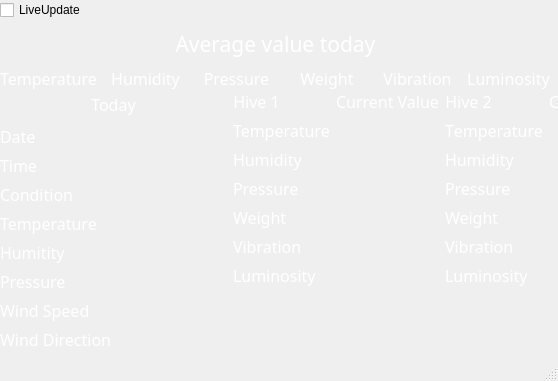
<?xml version="1.0" encoding="UTF-8"?>
<ui version="4.0">
 <class>MainWindow</class>
 <widget class="QMainWindow" name="MainWindow">
  <property name="enabled">
   <bool>true</bool>
  </property>
  <property name="geometry">
   <rect>
    <x>0</x>
    <y>0</y>
    <width>558</width>
    <height>381</height>
   </rect>
  </property>
  <property name="sizePolicy">
   <sizepolicy hsizetype="Fixed" vsizetype="Fixed">
    <horstretch>0</horstretch>
    <verstretch>0</verstretch>
   </sizepolicy>
  </property>
  <property name="minimumSize">
   <size>
    <width>558</width>
    <height>381</height>
   </size>
  </property>
  <property name="maximumSize">
   <size>
    <width>558</width>
    <height>381</height>
   </size>
  </property>
  <property name="windowTitle">
   <string>BeesWorld</string>
  </property>
  <property name="styleSheet">
   <string notr="true"/>
  </property>
  <widget class="QWidget" name="centralwidget">
   <widget class="QWidget" name="verticalLayoutWidget">
    <property name="geometry">
     <rect>
      <x>0</x>
      <y>0</y>
      <width>551</width>
      <height>118</height>
     </rect>
    </property>
    <layout class="QVBoxLayout" name="verticalLayout_11">
     <property name="sizeConstraint">
      <enum>QLayout::SetDefaultConstraint</enum>
     </property>
     <property name="topMargin">
      <number>0</number>
     </property>
     <item>
      <layout class="QHBoxLayout" name="horizontalLayout_3">
       <item>
        <widget class="QCheckBox" name="checkBox">
         <property name="text">
          <string>LiveUpdate</string>
         </property>
        </widget>
       </item>
      </layout>
     </item>
     <item>
      <widget class="QLabel" name="label">
       <property name="enabled">
        <bool>true</bool>
       </property>
       <property name="maximumSize">
        <size>
         <width>16777215</width>
         <height>1500</height>
        </size>
       </property>
       <property name="font">
        <font>
         <family>Harrington</family>
         <pointsize>16</pointsize>
        </font>
       </property>
       <property name="autoFillBackground">
        <bool>false</bool>
       </property>
       <property name="styleSheet">
        <string notr="true">color: white</string>
       </property>
       <property name="locale">
        <locale language="Russian" country="Russia"/>
       </property>
       <property name="text">
        <string>Average value today</string>
       </property>
       <property name="alignment">
        <set>Qt::AlignCenter</set>
       </property>
      </widget>
     </item>
     <item>
      <layout class="QHBoxLayout" name="horizontalLayout_17">
       <item>
        <layout class="QVBoxLayout" name="verticalLayout_16">
         <item>
          <widget class="QLabel" name="temperature_main">
           <property name="font">
            <font>
             <family>Jokerman</family>
             <pointsize>12</pointsize>
            </font>
           </property>
           <property name="styleSheet">
            <string notr="true">color: white</string>
           </property>
           <property name="text">
            <string>Temperature</string>
           </property>
           <property name="alignment">
            <set>Qt::AlignCenter</set>
           </property>
          </widget>
         </item>
         <item>
          <widget class="QLabel" name="val_mean_temp">
           <property name="font">
            <font>
             <family>Old English Text MT</family>
             <pointsize>12</pointsize>
            </font>
           </property>
           <property name="styleSheet">
            <string notr="true">color: white</string>
           </property>
           <property name="text">
            <string/>
           </property>
           <property name="alignment">
            <set>Qt::AlignCenter</set>
           </property>
          </widget>
         </item>
        </layout>
       </item>
       <item>
        <layout class="QVBoxLayout" name="verticalLayout_17">
         <item>
          <widget class="QLabel" name="humidity_main">
           <property name="font">
            <font>
             <family>Jokerman</family>
             <pointsize>12</pointsize>
            </font>
           </property>
           <property name="styleSheet">
            <string notr="true">color: white</string>
           </property>
           <property name="text">
            <string>Humidity</string>
           </property>
           <property name="alignment">
            <set>Qt::AlignCenter</set>
           </property>
          </widget>
         </item>
         <item>
          <widget class="QLabel" name="val_mean_humid">
           <property name="font">
            <font>
             <family>Old English Text MT</family>
             <pointsize>12</pointsize>
            </font>
           </property>
           <property name="styleSheet">
            <string notr="true">color: white</string>
           </property>
           <property name="text">
            <string/>
           </property>
           <property name="alignment">
            <set>Qt::AlignCenter</set>
           </property>
          </widget>
         </item>
        </layout>
       </item>
       <item>
        <layout class="QVBoxLayout" name="verticalLayout_13">
         <item>
          <widget class="QLabel" name="pressure_main">
           <property name="font">
            <font>
             <family>Jokerman</family>
             <pointsize>12</pointsize>
            </font>
           </property>
           <property name="styleSheet">
            <string notr="true">color: white</string>
           </property>
           <property name="text">
            <string>Pressure</string>
           </property>
           <property name="alignment">
            <set>Qt::AlignCenter</set>
           </property>
          </widget>
         </item>
         <item>
          <widget class="QLabel" name="val_mean_pres">
           <property name="font">
            <font>
             <family>Old English Text MT</family>
             <pointsize>12</pointsize>
            </font>
           </property>
           <property name="styleSheet">
            <string notr="true">color: white</string>
           </property>
           <property name="text">
            <string/>
           </property>
           <property name="textFormat">
            <enum>Qt::AutoText</enum>
           </property>
           <property name="alignment">
            <set>Qt::AlignCenter</set>
           </property>
          </widget>
         </item>
        </layout>
       </item>
       <item>
        <layout class="QVBoxLayout" name="verticalLayout_14">
         <item>
          <widget class="QLabel" name="weight_main">
           <property name="font">
            <font>
             <family>Jokerman</family>
             <pointsize>12</pointsize>
            </font>
           </property>
           <property name="styleSheet">
            <string notr="true">color: white</string>
           </property>
           <property name="text">
            <string>Weight</string>
           </property>
           <property name="alignment">
            <set>Qt::AlignCenter</set>
           </property>
          </widget>
         </item>
         <item>
          <widget class="QLabel" name="val_mean_weig">
           <property name="font">
            <font>
             <family>Old English Text MT</family>
             <pointsize>12</pointsize>
            </font>
           </property>
           <property name="styleSheet">
            <string notr="true">color: white</string>
           </property>
           <property name="text">
            <string/>
           </property>
           <property name="alignment">
            <set>Qt::AlignCenter</set>
           </property>
          </widget>
         </item>
        </layout>
       </item>
       <item>
        <layout class="QVBoxLayout" name="verticalLayout_12">
         <item>
          <widget class="QLabel" name="vibration_main">
           <property name="font">
            <font>
             <family>Jokerman</family>
             <pointsize>12</pointsize>
            </font>
           </property>
           <property name="styleSheet">
            <string notr="true">color: white</string>
           </property>
           <property name="text">
            <string>Vibration</string>
           </property>
           <property name="alignment">
            <set>Qt::AlignCenter</set>
           </property>
          </widget>
         </item>
         <item>
          <widget class="QLabel" name="val_mean_vibr">
           <property name="font">
            <font>
             <family>Old English Text MT</family>
             <pointsize>12</pointsize>
            </font>
           </property>
           <property name="styleSheet">
            <string notr="true">color: white</string>
           </property>
           <property name="text">
            <string/>
           </property>
           <property name="alignment">
            <set>Qt::AlignCenter</set>
           </property>
          </widget>
         </item>
        </layout>
       </item>
       <item>
        <layout class="QVBoxLayout" name="verticalLayout_15">
         <item>
          <widget class="QLabel" name="luminosity_main">
           <property name="font">
            <font>
             <family>Jokerman</family>
             <pointsize>12</pointsize>
            </font>
           </property>
           <property name="styleSheet">
            <string notr="true">color: white</string>
           </property>
           <property name="text">
            <string>Luminosity</string>
           </property>
           <property name="alignment">
            <set>Qt::AlignCenter</set>
           </property>
          </widget>
         </item>
         <item>
          <widget class="QLabel" name="val_mean_lum">
           <property name="font">
            <font>
             <family>Old English Text MT</family>
             <pointsize>12</pointsize>
            </font>
           </property>
           <property name="styleSheet">
            <string notr="true">color: white</string>
           </property>
           <property name="text">
            <string/>
           </property>
           <property name="alignment">
            <set>Qt::AlignCenter</set>
           </property>
          </widget>
         </item>
        </layout>
       </item>
      </layout>
     </item>
    </layout>
   </widget>
   <widget class="QWidget" name="horizontalLayoutWidget">
    <property name="geometry">
     <rect>
      <x>0</x>
      <y>90</y>
      <width>652</width>
      <height>261</height>
     </rect>
    </property>
    <layout class="QHBoxLayout" name="horizontalLayout">
     <item>
      <layout class="QVBoxLayout" name="verticalLayout">
       <item>
        <widget class="QLabel" name="label_2">
         <property name="font">
          <font>
           <family>Lucida Handwriting</family>
           <pointsize>12</pointsize>
          </font>
         </property>
         <property name="styleSheet">
          <string notr="true">color: white</string>
         </property>
         <property name="text">
          <string>Today</string>
         </property>
         <property name="alignment">
          <set>Qt::AlignCenter</set>
         </property>
        </widget>
       </item>
       <item>
        <layout class="QFormLayout" name="formLayout_3">
         <item row="0" column="0">
          <widget class="QLabel" name="label_3">
           <property name="font">
            <font>
             <family>Pristina</family>
             <pointsize>12</pointsize>
            </font>
           </property>
           <property name="styleSheet">
            <string notr="true">color: white</string>
           </property>
           <property name="text">
            <string>Date</string>
           </property>
          </widget>
         </item>
         <item row="0" column="1">
          <widget class="QLabel" name="yandex_data">
           <property name="font">
            <font>
             <family>Old English Text MT</family>
             <pointsize>12</pointsize>
            </font>
           </property>
           <property name="styleSheet">
            <string notr="true">color: white</string>
           </property>
           <property name="text">
            <string/>
           </property>
          </widget>
         </item>
         <item row="1" column="0">
          <widget class="QLabel" name="label_4">
           <property name="font">
            <font>
             <family>Pristina</family>
             <pointsize>12</pointsize>
            </font>
           </property>
           <property name="styleSheet">
            <string notr="true">color: white</string>
           </property>
           <property name="text">
            <string>Time</string>
           </property>
          </widget>
         </item>
         <item row="1" column="1">
          <widget class="QLabel" name="yandex_time">
           <property name="font">
            <font>
             <family>Old English Text MT</family>
             <pointsize>12</pointsize>
            </font>
           </property>
           <property name="styleSheet">
            <string notr="true">color: white</string>
           </property>
           <property name="text">
            <string/>
           </property>
          </widget>
         </item>
         <item row="2" column="0">
          <widget class="QLabel" name="label_5">
           <property name="font">
            <font>
             <family>Pristina</family>
             <pointsize>12</pointsize>
            </font>
           </property>
           <property name="styleSheet">
            <string notr="true">color: white</string>
           </property>
           <property name="text">
            <string>Condition</string>
           </property>
          </widget>
         </item>
         <item row="2" column="1">
          <widget class="QLabel" name="yandex_condit">
           <property name="font">
            <font>
             <family>Old English Text MT</family>
             <pointsize>12</pointsize>
            </font>
           </property>
           <property name="styleSheet">
            <string notr="true">color: white</string>
           </property>
           <property name="text">
            <string/>
           </property>
          </widget>
         </item>
         <item row="3" column="0">
          <widget class="QLabel" name="label_6">
           <property name="font">
            <font>
             <family>Pristina</family>
             <pointsize>12</pointsize>
            </font>
           </property>
           <property name="styleSheet">
            <string notr="true">color: white</string>
           </property>
           <property name="text">
            <string>Temperature</string>
           </property>
          </widget>
         </item>
         <item row="3" column="1">
          <widget class="QLabel" name="yandex_temp">
           <property name="font">
            <font>
             <family>Old English Text MT</family>
             <pointsize>12</pointsize>
            </font>
           </property>
           <property name="styleSheet">
            <string notr="true">color: white</string>
           </property>
           <property name="text">
            <string/>
           </property>
          </widget>
         </item>
         <item row="4" column="0">
          <widget class="QLabel" name="label_7">
           <property name="font">
            <font>
             <family>Pristina</family>
             <pointsize>12</pointsize>
            </font>
           </property>
           <property name="styleSheet">
            <string notr="true">color: white</string>
           </property>
           <property name="text">
            <string>Humitity</string>
           </property>
          </widget>
         </item>
         <item row="4" column="1">
          <widget class="QLabel" name="yandex_hum">
           <property name="font">
            <font>
             <family>Old English Text MT</family>
             <pointsize>12</pointsize>
            </font>
           </property>
           <property name="styleSheet">
            <string notr="true">color: white</string>
           </property>
           <property name="text">
            <string/>
           </property>
          </widget>
         </item>
         <item row="5" column="0">
          <widget class="QLabel" name="label_8">
           <property name="font">
            <font>
             <family>Pristina</family>
             <pointsize>12</pointsize>
            </font>
           </property>
           <property name="styleSheet">
            <string notr="true">color: white</string>
           </property>
           <property name="text">
            <string>Pressure</string>
           </property>
          </widget>
         </item>
         <item row="5" column="1">
          <widget class="QLabel" name="yandex_pres">
           <property name="font">
            <font>
             <family>Old English Text MT</family>
             <pointsize>12</pointsize>
            </font>
           </property>
           <property name="styleSheet">
            <string notr="true">color: white</string>
           </property>
           <property name="text">
            <string/>
           </property>
          </widget>
         </item>
         <item row="6" column="0">
          <widget class="QLabel" name="label_9">
           <property name="font">
            <font>
             <family>Pristina</family>
             <pointsize>12</pointsize>
            </font>
           </property>
           <property name="styleSheet">
            <string notr="true">color: white</string>
           </property>
           <property name="text">
            <string>Wind Speed</string>
           </property>
          </widget>
         </item>
         <item row="6" column="1">
          <widget class="QLabel" name="yandex_speed">
           <property name="font">
            <font>
             <family>Old English Text MT</family>
             <pointsize>12</pointsize>
            </font>
           </property>
           <property name="styleSheet">
            <string notr="true">color: white</string>
           </property>
           <property name="text">
            <string/>
           </property>
          </widget>
         </item>
         <item row="7" column="0">
          <widget class="QLabel" name="label_11">
           <property name="font">
            <font>
             <family>Pristina</family>
             <pointsize>12</pointsize>
            </font>
           </property>
           <property name="styleSheet">
            <string notr="true">color: white</string>
           </property>
           <property name="text">
            <string>Wind Direction</string>
           </property>
          </widget>
         </item>
         <item row="7" column="1">
          <widget class="QLabel" name="yandex_vect">
           <property name="font">
            <font>
             <family>Old English Text MT</family>
             <pointsize>12</pointsize>
            </font>
           </property>
           <property name="styleSheet">
            <string notr="true">color: white</string>
           </property>
           <property name="text">
            <string/>
           </property>
          </widget>
         </item>
        </layout>
       </item>
      </layout>
     </item>
     <item>
      <layout class="QHBoxLayout" name="horizontalLayout_19">
       <item>
        <layout class="QFormLayout" name="formLayout">
         <item row="0" column="0">
          <widget class="QLabel" name="ulei_1">
           <property name="font">
            <font>
             <family>Lucida Handwriting</family>
             <pointsize>12</pointsize>
            </font>
           </property>
           <property name="styleSheet">
            <string notr="true">color: white</string>
           </property>
           <property name="text">
            <string>Hive 1</string>
           </property>
           <property name="alignment">
            <set>Qt::AlignCenter</set>
           </property>
          </widget>
         </item>
         <item row="0" column="1">
          <widget class="QLabel" name="label_10">
           <property name="font">
            <font>
             <family>Lucida Handwriting</family>
             <pointsize>12</pointsize>
            </font>
           </property>
           <property name="styleSheet">
            <string notr="true">color: white</string>
           </property>
           <property name="text">
            <string>Current Value</string>
           </property>
          </widget>
         </item>
         <item row="2" column="0">
          <widget class="QLabel" name="humidity_1">
           <property name="font">
            <font>
             <family>Pristina</family>
             <pointsize>12</pointsize>
            </font>
           </property>
           <property name="styleSheet">
            <string notr="true">color: white</string>
           </property>
           <property name="text">
            <string>Humidity</string>
           </property>
          </widget>
         </item>
         <item row="3" column="0">
          <widget class="QLabel" name="pressure_1">
           <property name="font">
            <font>
             <family>Pristina</family>
             <pointsize>12</pointsize>
            </font>
           </property>
           <property name="styleSheet">
            <string notr="true">color: white</string>
           </property>
           <property name="text">
            <string>Pressure</string>
           </property>
          </widget>
         </item>
         <item row="4" column="0">
          <widget class="QLabel" name="weight_1">
           <property name="font">
            <font>
             <family>Pristina</family>
             <pointsize>12</pointsize>
            </font>
           </property>
           <property name="styleSheet">
            <string notr="true">color: white</string>
           </property>
           <property name="text">
            <string>Weight</string>
           </property>
          </widget>
         </item>
         <item row="5" column="0">
          <widget class="QLabel" name="vibration_1">
           <property name="font">
            <font>
             <family>Pristina</family>
             <pointsize>12</pointsize>
            </font>
           </property>
           <property name="styleSheet">
            <string notr="true">color: white</string>
           </property>
           <property name="text">
            <string>Vibration</string>
           </property>
          </widget>
         </item>
         <item row="6" column="0">
          <widget class="QLabel" name="luminosity_1">
           <property name="font">
            <font>
             <family>Pristina</family>
             <pointsize>12</pointsize>
            </font>
           </property>
           <property name="styleSheet">
            <string notr="true">color: white</string>
           </property>
           <property name="text">
            <string>Luminosity</string>
           </property>
          </widget>
         </item>
         <item row="1" column="0">
          <widget class="QLabel" name="temperature_1">
           <property name="font">
            <font>
             <family>Pristina</family>
             <pointsize>12</pointsize>
            </font>
           </property>
           <property name="styleSheet">
            <string notr="true">color: white</string>
           </property>
           <property name="text">
            <string>Temperature</string>
           </property>
          </widget>
         </item>
         <item row="1" column="1">
          <widget class="QLabel" name="val_now_temp_1">
           <property name="font">
            <font>
             <family>Old English Text MT</family>
             <pointsize>12</pointsize>
            </font>
           </property>
           <property name="styleSheet">
            <string notr="true">color: white</string>
           </property>
           <property name="text">
            <string/>
           </property>
           <property name="alignment">
            <set>Qt::AlignCenter</set>
           </property>
          </widget>
         </item>
         <item row="2" column="1">
          <widget class="QLabel" name="val_now_hum_1">
           <property name="font">
            <font>
             <family>Old English Text MT</family>
             <pointsize>12</pointsize>
            </font>
           </property>
           <property name="styleSheet">
            <string notr="true">color: white</string>
           </property>
           <property name="text">
            <string/>
           </property>
           <property name="alignment">
            <set>Qt::AlignCenter</set>
           </property>
          </widget>
         </item>
         <item row="3" column="1">
          <widget class="QLabel" name="val_now_pres_1">
           <property name="font">
            <font>
             <family>Old English Text MT</family>
             <pointsize>12</pointsize>
            </font>
           </property>
           <property name="styleSheet">
            <string notr="true">color: white</string>
           </property>
           <property name="text">
            <string/>
           </property>
           <property name="textFormat">
            <enum>Qt::AutoText</enum>
           </property>
           <property name="alignment">
            <set>Qt::AlignCenter</set>
           </property>
          </widget>
         </item>
         <item row="5" column="1">
          <widget class="QLabel" name="val_now_vibr_1">
           <property name="font">
            <font>
             <family>Old English Text MT</family>
             <pointsize>12</pointsize>
            </font>
           </property>
           <property name="styleSheet">
            <string notr="true">color: white</string>
           </property>
           <property name="text">
            <string/>
           </property>
           <property name="alignment">
            <set>Qt::AlignCenter</set>
           </property>
          </widget>
         </item>
         <item row="4" column="1">
          <widget class="QLabel" name="val_now_weig_1">
           <property name="font">
            <font>
             <family>Old English Text MT</family>
             <pointsize>12</pointsize>
            </font>
           </property>
           <property name="styleSheet">
            <string notr="true">color: white</string>
           </property>
           <property name="text">
            <string/>
           </property>
           <property name="alignment">
            <set>Qt::AlignCenter</set>
           </property>
          </widget>
         </item>
         <item row="6" column="1">
          <widget class="QLabel" name="val_now_lum_1">
           <property name="font">
            <font>
             <family>Old English Text MT</family>
             <pointsize>12</pointsize>
            </font>
           </property>
           <property name="styleSheet">
            <string notr="true">color: white</string>
           </property>
           <property name="text">
            <string/>
           </property>
           <property name="alignment">
            <set>Qt::AlignCenter</set>
           </property>
          </widget>
         </item>
        </layout>
       </item>
       <item>
        <layout class="QFormLayout" name="formLayout_2">
         <item row="0" column="0">
          <widget class="QLabel" name="ulei_2">
           <property name="font">
            <font>
             <family>Lucida Handwriting</family>
             <pointsize>12</pointsize>
            </font>
           </property>
           <property name="styleSheet">
            <string notr="true">color: white</string>
           </property>
           <property name="text">
            <string>Hive 2</string>
           </property>
           <property name="alignment">
            <set>Qt::AlignCenter</set>
           </property>
          </widget>
         </item>
         <item row="0" column="1">
          <widget class="QLabel" name="label_18">
           <property name="font">
            <font>
             <family>Lucida Handwriting</family>
             <pointsize>12</pointsize>
            </font>
           </property>
           <property name="styleSheet">
            <string notr="true">color: white</string>
           </property>
           <property name="text">
            <string>Current Value</string>
           </property>
          </widget>
         </item>
         <item row="1" column="0">
          <widget class="QLabel" name="temperature_2">
           <property name="font">
            <font>
             <family>Pristina</family>
             <pointsize>12</pointsize>
            </font>
           </property>
           <property name="styleSheet">
            <string notr="true">color: white</string>
           </property>
           <property name="text">
            <string>Тemperature</string>
           </property>
          </widget>
         </item>
         <item row="1" column="1">
          <widget class="QLabel" name="val_now_temp_2">
           <property name="font">
            <font>
             <family>Old English Text MT</family>
             <pointsize>12</pointsize>
            </font>
           </property>
           <property name="styleSheet">
            <string notr="true">color: white</string>
           </property>
           <property name="text">
            <string/>
           </property>
           <property name="alignment">
            <set>Qt::AlignCenter</set>
           </property>
          </widget>
         </item>
         <item row="2" column="0">
          <widget class="QLabel" name="humidity_2">
           <property name="font">
            <font>
             <family>Pristina</family>
             <pointsize>12</pointsize>
            </font>
           </property>
           <property name="styleSheet">
            <string notr="true">color: white</string>
           </property>
           <property name="text">
            <string>Humidity</string>
           </property>
          </widget>
         </item>
         <item row="2" column="1">
          <widget class="QLabel" name="val_now_hum_2">
           <property name="font">
            <font>
             <family>Old English Text MT</family>
             <pointsize>12</pointsize>
            </font>
           </property>
           <property name="text">
            <string/>
           </property>
           <property name="alignment">
            <set>Qt::AlignCenter</set>
           </property>
          </widget>
         </item>
         <item row="3" column="0">
          <widget class="QLabel" name="pressure_2">
           <property name="font">
            <font>
             <family>Pristina</family>
             <pointsize>12</pointsize>
            </font>
           </property>
           <property name="styleSheet">
            <string notr="true">color: white</string>
           </property>
           <property name="text">
            <string>Pressure</string>
           </property>
          </widget>
         </item>
         <item row="3" column="1">
          <widget class="QLabel" name="val_now_pres_2">
           <property name="font">
            <font>
             <family>Old English Text MT</family>
             <pointsize>12</pointsize>
            </font>
           </property>
           <property name="styleSheet">
            <string notr="true">color: white</string>
           </property>
           <property name="text">
            <string/>
           </property>
           <property name="alignment">
            <set>Qt::AlignCenter</set>
           </property>
          </widget>
         </item>
         <item row="4" column="0">
          <widget class="QLabel" name="weight_2">
           <property name="font">
            <font>
             <family>Pristina</family>
             <pointsize>12</pointsize>
            </font>
           </property>
           <property name="styleSheet">
            <string notr="true">color: white</string>
           </property>
           <property name="text">
            <string>Weight</string>
           </property>
          </widget>
         </item>
         <item row="4" column="1">
          <widget class="QLabel" name="val_now_weig_2">
           <property name="font">
            <font>
             <family>Old English Text MT</family>
             <pointsize>12</pointsize>
            </font>
           </property>
           <property name="styleSheet">
            <string notr="true">color: white</string>
           </property>
           <property name="text">
            <string/>
           </property>
           <property name="alignment">
            <set>Qt::AlignCenter</set>
           </property>
          </widget>
         </item>
         <item row="5" column="0">
          <widget class="QLabel" name="vibration_2">
           <property name="font">
            <font>
             <family>Pristina</family>
             <pointsize>12</pointsize>
            </font>
           </property>
           <property name="styleSheet">
            <string notr="true">color: white</string>
           </property>
           <property name="text">
            <string>Vibration</string>
           </property>
          </widget>
         </item>
         <item row="5" column="1">
          <widget class="QLabel" name="val_now_vibr_2">
           <property name="font">
            <font>
             <family>Old English Text MT</family>
             <pointsize>12</pointsize>
            </font>
           </property>
           <property name="styleSheet">
            <string notr="true">color: white</string>
           </property>
           <property name="text">
            <string/>
           </property>
           <property name="alignment">
            <set>Qt::AlignCenter</set>
           </property>
          </widget>
         </item>
         <item row="6" column="0">
          <widget class="QLabel" name="luminosity_2">
           <property name="font">
            <font>
             <family>Pristina</family>
             <pointsize>12</pointsize>
            </font>
           </property>
           <property name="styleSheet">
            <string notr="true">color: white</string>
           </property>
           <property name="text">
            <string>Luminosity</string>
           </property>
          </widget>
         </item>
         <item row="6" column="1">
          <widget class="QLabel" name="val_now_lum_2">
           <property name="font">
            <font>
             <family>Old English Text MT</family>
             <pointsize>12</pointsize>
            </font>
           </property>
           <property name="styleSheet">
            <string notr="true">color: white</string>
           </property>
           <property name="text">
            <string/>
           </property>
           <property name="alignment">
            <set>Qt::AlignCenter</set>
           </property>
          </widget>
         </item>
        </layout>
       </item>
      </layout>
     </item>
    </layout>
   </widget>
  </widget>
  <widget class="QMenuBar" name="menubar">
   <property name="geometry">
    <rect>
     <x>0</x>
     <y>0</y>
     <width>558</width>
     <height>21</height>
    </rect>
   </property>
  </widget>
  <widget class="QStatusBar" name="statusbar"/>
 </widget>
 <resources/>
 <connections/>
</ui>
